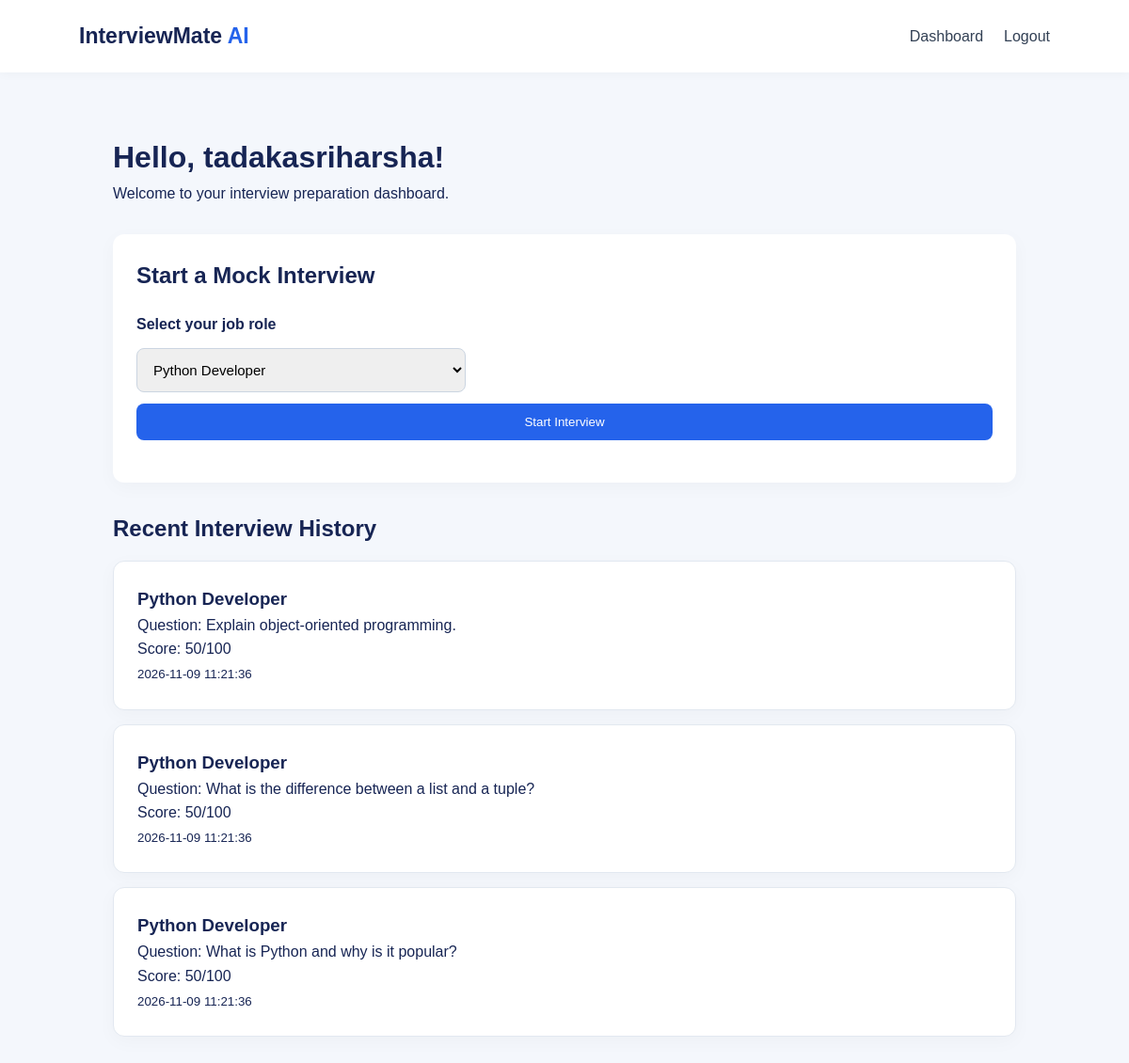
/dashboard (signed in), run on the app's committed database.
### tables this page shows
CREATE TABLE interviews (
            id INTEGER PRIMARY KEY AUTOINCREMENT,
            user_id INTEGER NOT NULL,
            role TEXT NOT NULL,
            question TEXT NOT NULL,
            answer TEXT NOT NULL,
            score INTEGER NOT NULL,
            feedback TEXT NOT NULL,
            created_at TIMESTAMP DEFAULT CURRENT_TIMESTAMP,
            FOREIGN KEY (user_id) REFERENCES users(id)
        );

### app.py (the view)
@app.route("/dashboard")
@login_required
def dashboard():
    connection = get_db()
    history = connection.execute(
        """SELECT * FROM interviews
           WHERE user_id = ?
           ORDER BY id DESC LIMIT 5""",
        (session["user_id"],)
    ).fetchall()
    connection.close()
    return render_template(
        "dashboard.html",
        name=session["name"],
        roles=QUESTIONS.keys(),
        history=history
    )

### app.py (called while the page is built)
def login_required(function):
    @wraps(function)
    def wrapper(*args, **kwargs):
        if "user_id" not in session:
            flash("Please log in first.")
            return redirect(url_for("login"))
        return function(*args, **kwargs)
    return wrapper

### database.py (called while the page is built)
def get_db():
    connection = sqlite3.connect(DATABASE)
    connection.row_factory = sqlite3.Row
    return connection

### templates/dashboard.html (shortened to what this page needs)
<!DOCTYPE html>
<html lang="en">
<head>
    <link rel="stylesheet" href="{{ url_for('static', filename='style.css') }}">
</head>
<body>
<header>
    <div class="logo">InterviewMate <span>AI</span></div>
    <nav>
        <a href="/dashboard">Dashboard</a>
        <a href="/logout">Logout</a>
    </nav>
</header>
<main class="dashboard">
    <h1>Hello, {{ name }}!</h1>
    <p>Welcome to your interview preparation dashboard.</p>
    <section class="dashboard-card">
        <h2>Start a Mock Interview</h2>
        <form action="/interview" method="POST">
            <label>Select your job role</label>
            <select name="role" required>
                {% for role in roles %}
                    <option value="{{ role }}">{{ role }}</option>
                {% endfor %}
            </select>
            <button type="submit">Start Interview</button>
        </form>
    </section>
    <section class="history">
        <h2>Recent Interview History</h2>
        {% if history %}
            {% for item in history %}
                <div class="history-item">
                    <h3>{{ item.role }}</h3>
                    <p>Question: {{ item.question }}</p>
                    <p>Score: {{ item.score }}/100</p>
                    <small>{{ item.created_at }}</small>
                </div>
            {% endfor %}
        {% else %}
            <p>No interviews completed yet. Start your first interview!</p>
        {% endif %}
    </section>
</main>
</body>
</html>

### statics/style.css (style rules this page uses)
* { margin: 0; padding: 0; box-sizing: border-box; }
body { font-family: Arial, sans-serif; background: #f4f7fc; color: #172554; line-height: 1.6; }
header { background: white; padding: 20px 7%; display: flex; justify-content: space-between; align-items: center; box-shadow: 0 2px 10px #00000008; }
.logo { font-size: 23px; font-weight: bold; }
.logo span { color: #2563eb; }
nav { display: flex; gap: 22px; align-items: center; }
nav a { text-decoration: none; color: #334155; }
.button, button { background: #2563eb; color: white; padding: 12px 22px; border: none; border-radius: 8px; text-decoration: none; cursor: pointer; display: inline-block; }
.hero-card, .feature, .dashboard-card, .question-card, .score-card, .history-item { background: white; padding: 25px; border-radius: 12px; box-shadow: 0 5px 20px #00000008; }
.form-container form, .interview-container form, .dashboard-card form { display: flex; flex-direction: column; gap: 12px; margin: 20px 0; }
input, textarea, select { width: 100%; padding: 13px; border: 1px solid #cbd5e1; border-radius: 8px; font-size: 15px; font-family: inherit; }
label { font-weight: bold; }
.dashboard { max-width: 1000px; margin: 45px auto; padding: 20px; }
.dashboard-card, .history { margin-top: 30px; }
.dashboard-card select { max-width: 350px; }
.history-item { margin-top: 15px; border: 1px solid #e2e8f0; }

### data on the page
interviews: role "Python Developer", question "Explain object-oriented programming.", score "50", created_at "2026-11-09 11:21:36"
interviews: role "Python Developer", question "What is the difference between a list and a tuple?", score "50", created_at "2026-11-09 11:21:36"
interviews: role "Python Developer", question "What is Python and why is it popular?", score "50", created_at "2026-11-09 11:21:36"

### other printed values
{{ name }} "tadakasriharsha"
form field role "Python Developer"
